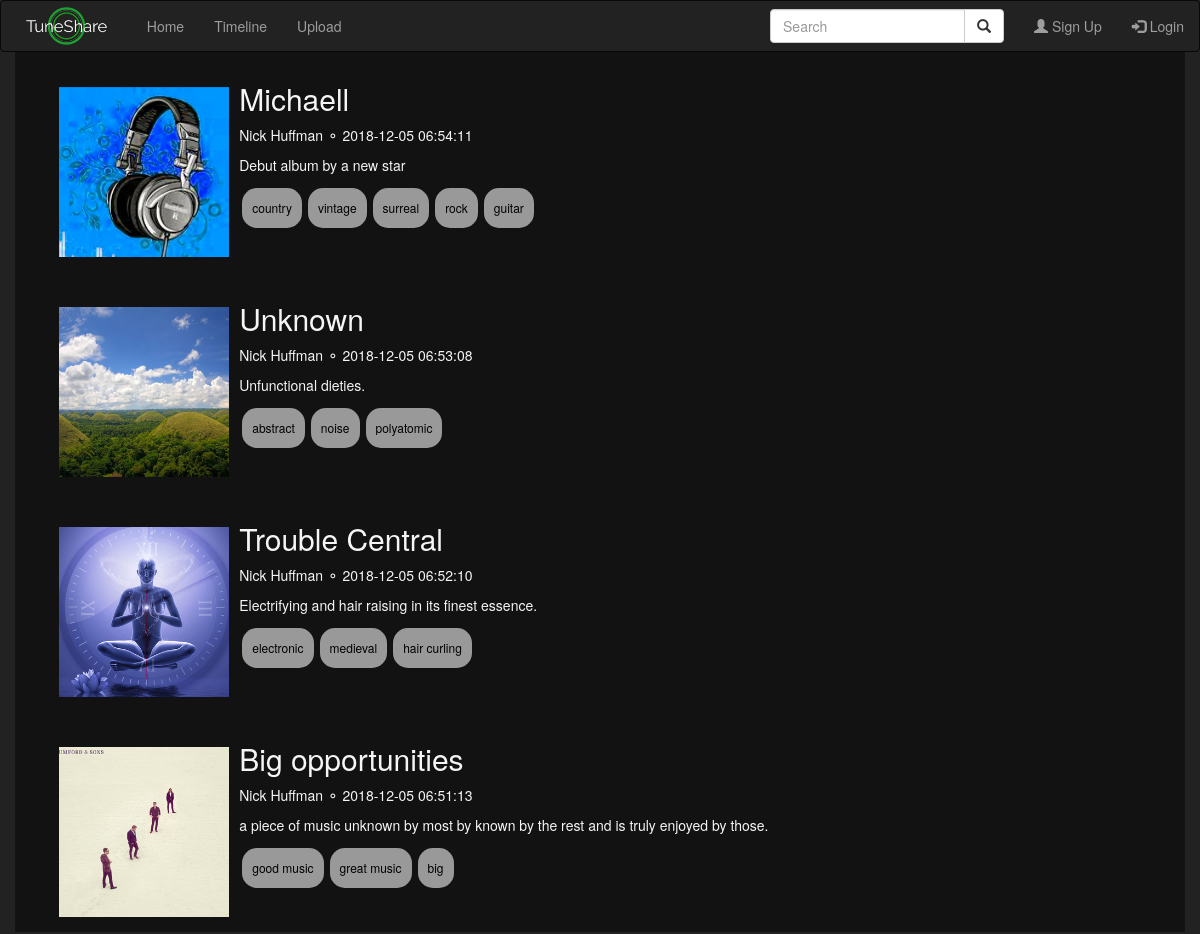
Screenshot of /search.php with the database file from the repository.
### tables this page shows
CREATE TABLE `Songs` (
  `song_id` int(11) NOT NULL,
  `title` varchar(255) NOT NULL,
  `artist` varchar(255) NOT NULL,
  `genre` varchar(100) NOT NULL,
  `description` text NOT NULL,
  `image_url` varchar(1023) DEFAULT NULL,
  `user_id` int(5) DEFAULT NULL,
  `date_added` timestamp NOT NULL DEFAULT CURRENT_TIMESTAMP,
  `views` int(5) DEFAULT '0',
  `likes` int(5) DEFAULT '0',
  `dislikes` int(5) DEFAULT '0',
  `song_url` varchar(1023) NOT NULL,
  `tags` varchar(1023) NOT NULL
);

### components/list.php (the view, shortened to what this page needs)
<?php
    function createList($list) {
        foreach($list as $item) {
            echo '
                <div class="container card-container ">
                    <a href="content.php?' . $item['song_id'] . '"><img class="card-image" src="' .
                    $item['image_url'] . '" alt="' . $item['title'] .
                    '" style="float:left; width: 180px; height: 180px; padding: 5px;"></a>
                    <a href="content.php?' . $item['song_id'] . '" class="header"><h2>' . $item['title'] . '</h2></a>
                    <p><a href="#" class="link">' . $item['artist'] . '</a>&nbsp;&#9900;&nbsp;' . $item['date_added'] . '</p>
                    <p>' . $item['description'] . '</p>';
                    foreach(explode(",", $item['tags']) as $tag) {
                        echo '<div class="chip">' . $tag . '</div>';
                    }
            echo '</div>';
        }
    }
?>

### search.php (style rules this page uses)
body { background-color: #222; }

### components/list.php (style rules this page uses)
.card-container { padding: 10px; color: whitesmoke; width: 97.5%; }
.chip { display: inline-block; padding: 0 10px; height: 40px; font-size: 12px; line-height: 40px; border-radius: 15px; background-color: #999; color: black; margin: 3px; }
.card-image { margin-right: 5px; }
.link { color: whitesmoke; }
.header { color: whitesmoke; text-decoration: none; }

### rows the page displays
songs: image_url (picture), title "Michaell", artist "Nick Huffman", date_added "2018-12-05 06:54:11", description "Debut album by a new star", tags "country", tags "vintage", tags "surreal", tags "rock", tags "guitar"
songs: image_url (picture), title "Unknown", artist "Nick Huffman", date_added "2018-12-05 06:53:08", description "Unfunctional dieties.", tags "abstract", tags "noise", tags "polyatomic"
songs: image_url (picture), title "Trouble Central", artist "Nick Huffman", date_added "2018-12-05 06:52:10", description "Electrifying and hair raising in its finest essence.", tags "electronic", tags "medieval", tags "hair curling"
songs: image_url (picture), title "Big opportunities", artist "Nick Huffman", date_added "2018-12-05 06:51:13", description "a piece of music unknown by most by known by the rest and is truly enjoyed by those.", tags "good music", tags "great music", tags "big"
